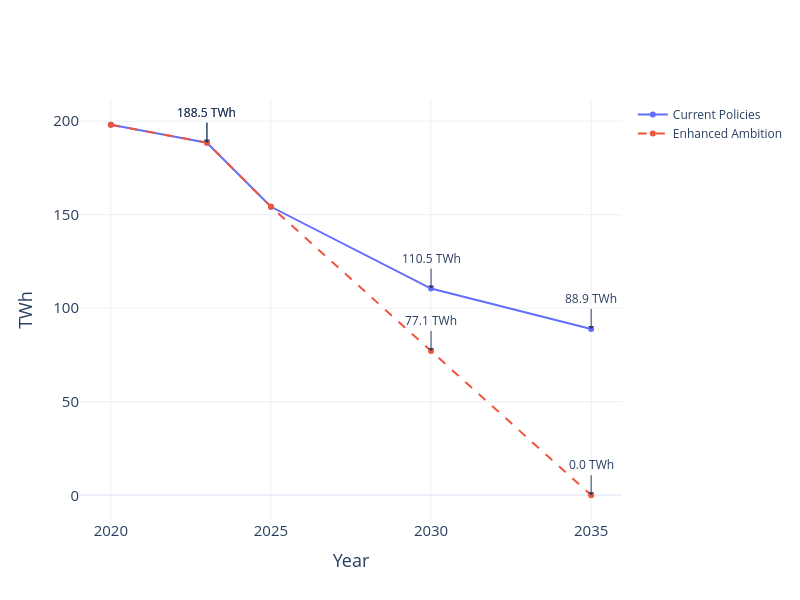

Notebook code for this chart:
### Code cell
years_cap, values_cap = xy(dictCapTWh)
years_alt, values_alt = xy(dictCapTWhEp)

fig = go.Figure()

for name, x, y, dash in [
    ("Current Policies", years_cap, values_cap, None),
    ("Enhanced Ambition", years_alt, values_alt, "dash"),
]:
    fig.add_trace(go.Scatter(
        x=list(x), y=list(y),
        mode='lines+markers',
        name=name,
        line=(dict(dash=dash) if dash else None)
    ))

# Build annotations without repeating blocks
target_years = [2023, 2030, 2035]
annotations = []
for d in (dictCapTWh, dictCapTWhEp):
    for yr in target_years:
        val = d.get(yr)
        if val is not None:
            annotations.append(go.layout.Annotation(
                x=yr, y=val,
                xanchor='center', yanchor='bottom',
                text=f"{val:.1f} TWh",
                showarrow=True, arrowhead=1, ax=0, ay=-20
            ))

fig.update_layout(
    template='plotly_white',
    title_x=0.5,
    width=800, height=600,
    annotations=annotations,
    xaxis=dict(title='Year', title_font=dict(size=18), tickfont=dict(size=15)),
    yaxis=dict(title='TWh',  title_font=dict(size=18), tickfont=dict(size=15)),
)

fig.write_image("../figures/coal_generation.png", scale=2)
fig.show()

### Figure 1 — Plotly figure (JSON) as saved in the notebook; plotly's stock layout.template omitted (floating-point values rounded to 4 significant figures)
{"data": [{"mode": "lines+markers", "name": "Current Policies", "type": "scatter", "x": [2020, 2023, 2025, 2030, 2035], "y": [198.1, 188.5, 154.2, 110.5, 88.9]}, {"line": {"dash": "dash"}, "mode": "lines+markers", "name": "Enhanced Ambition", "type": "scatter", "x": [2020, 2023, 2025, 2030, 2035], "y": [198.1, 188.5, 154.2, 77.12, 0]}], "layout": {"annotations": [{"arrowhead": 1, "ax": 0, "ay": -20, "showarrow": true, "text": "188.5 TWh", "x": 2023, "xanchor": "center", "y": 188.5, "yanchor": "bottom"}, {"arrowhead": 1, "ax": 0, "ay": -20, "showarrow": true, "text": "110.5 TWh", "x": 2030, "xanchor": "center", "y": 110.5, "yanchor": "bottom"}, {"arrowhead": 1, "ax": 0, "ay": -20, "showarrow": true, "text": "88.9 TWh", "x": 2035, "xanchor": "center", "y": 88.9, "yanchor": "bottom"}, {"arrowhead": 1, "ax": 0, "ay": -20, "showarrow": true, "text": "188.5 TWh", "x": 2023, "xanchor": "center", "y": 188.5, "yanchor": "bottom"}, {"arrowhead": 1, "ax": 0, "ay": -20, "showarrow": true, "text": "77.1 TWh", "x": 2030, "xanchor": "center", "y": 77.12, "yanchor": "bottom"}, {"arrowhead": 1, "ax": 0, "ay": -20, "showarrow": true, "text": "0.0 TWh", "x": 2035, "xanchor": "center", "y": 0, "yanchor": "bottom"}], "height": 600, "title": {"x": 0.5}, "width": 800, "xaxis": {"tickfont": {"size": 15}, "title": {"font": {"size": 18}, "text": "Year"}}, "yaxis": {"tickfont": {"size": 15}, "title": {"font": {"size": 18}, "text": "TWh"}}}}
